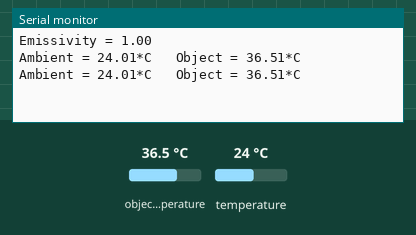
This sketch was run on a simulated Arduino Uno, built with avr-gcc and run on an emulated ATmega328P. On the bench: the last lines printed to the serial monitor. Inputs (shaded band) come from the test bench; at power-on: object temperature 36.5 °C, temperature 24 °C.

Above: at 1.8 s.
1.9 s: object temperature set to 20 °C
At 2.8 s:
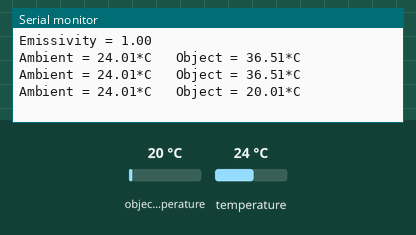
3.4 s: temperature set to 12 °C
At 4.6 s:
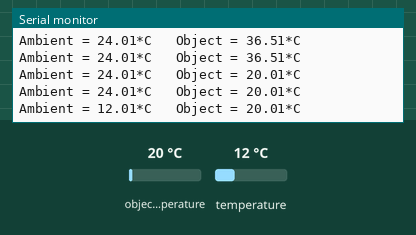
4.9 s: object temperature set to 26 °C
At 5.4 s:
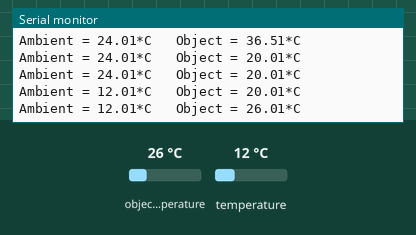
Timing chart, 0 to 7.9 s (numbered marks = the images above; inputs shaded):
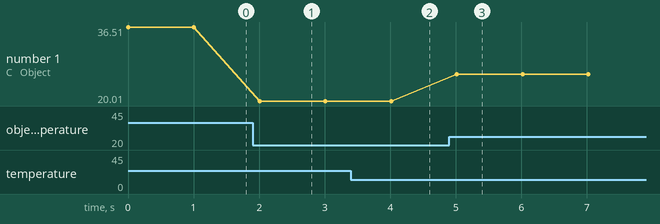

The sketch:

U028.ino
```cpp
// A infrared surface temperature measuring system using the MLX90614 chipset.
// - https://docs.m5stack.com/en/unit/ncir
// - https://github.com/adafruit/Adafruit-MLX90614-Library
// - https://m5stack.oss-cn-shenzhen.aliyuncs.com/resource/docs/datasheet/hat/MLX90614-Datasheet-Melexis_en.pdf

// GROVE PORT (UNIVERSAL):
// 1 GPIO1, TWI(SCL), UART(RX)
// 2 GPIO2, TWI(SDA), UART(TX)
// 3 +5V
// 4 GND

//-------------------------------------------------------------------
#include "Adafruit_MLX90614.h"

//-------------------------------------------------------------------
Adafruit_MLX90614 sensor;

//-------------------------------------------------------------------
void setup(void)
{
  Serial.begin(115200);

  while (sensor.begin() == false) {
    Serial.print(".");
    delay(1000);
  }

  Serial.print("Emissivity = ");
  Serial.println(sensor.readEmissivity());
}

//-------------------------------------------------------------------
void loop(void)
{
  Serial.print("Ambient = ");
  Serial.print(sensor.readAmbientTempC());
  Serial.print("*C \t");

  Serial.print("Object = ");
  Serial.print(sensor.readObjectTempC());
  Serial.println("*C");

  delay(1000);
}
```

Measured:
- after the input at 1.9 s, the serial monitor: prints a new line after 0.11 s (image 1)
- after the input at 3.4 s, the serial monitor: prints a new line after 0.61 s (image 2)
- after the input at 4.9 s, the serial monitor: prints a new line after 0.11 s (image 3)
- plotted number 1: 36.51 → 20.01 after the input at 1.9 s, 20.01 → 26.01 after the input at 4.9 s
